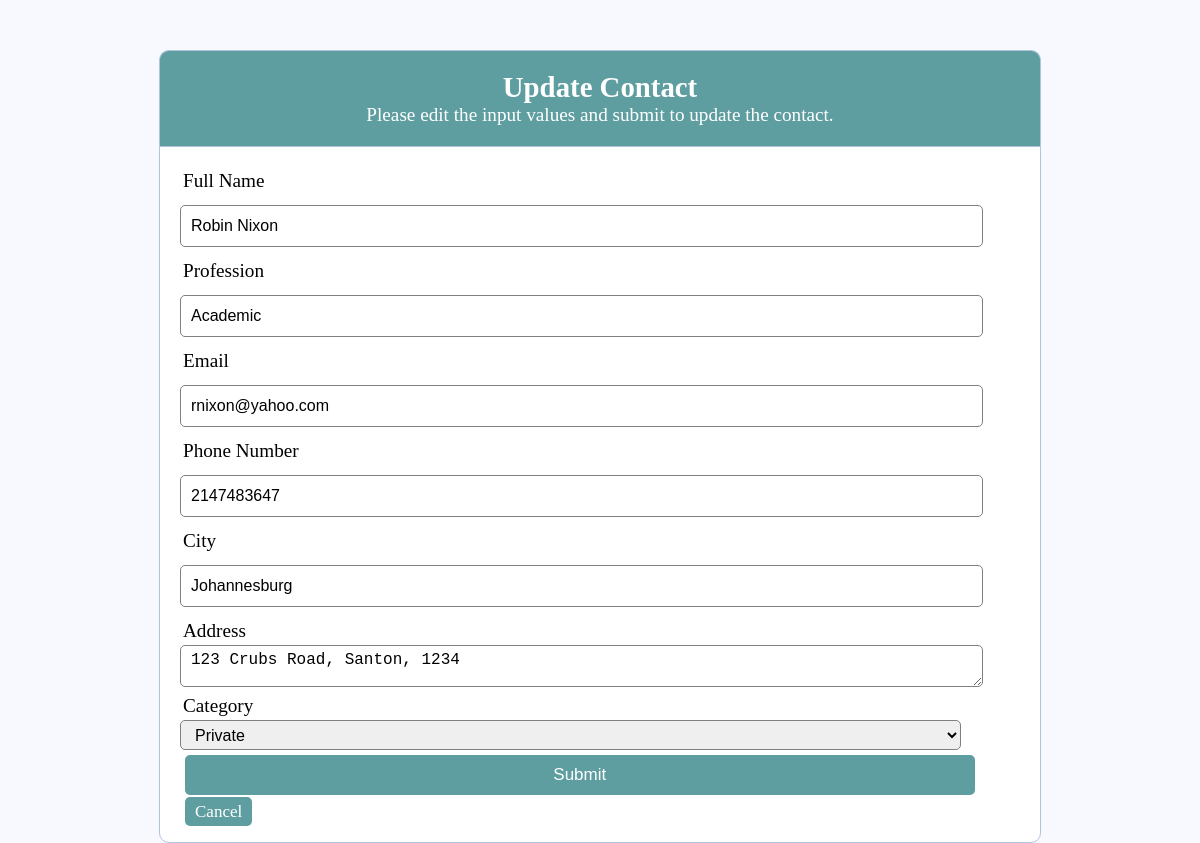
Page /update.php?id=1 on the committed database.
### tables this page shows
CREATE TABLE `contacts` (
  `id` int(11) NOT NULL,
  `fullname` varchar(100) NOT NULL,
  `profession` varchar(85) NOT NULL,
  `email` varchar(85) NOT NULL,
  `phoneNo` int(13) NOT NULL,
  `city` varchar(85) NOT NULL,
  `address` varchar(150) NOT NULL,
  `category` varchar(8) NOT NULL
);

### update.php (the view, shortened to what this page needs)
<?php
require_once "functions.php";
$fullname = $profession = $email = $phoneNo = $city = $address = $category = "";
$fullname_err = $profession_err = $email_err = $phoneNo_err = $city_err = $address_err = $category_err = "";
if(isset($_POST["id"]) && !empty($_POST["id"])){
    $id = $_POST["id"];
    $input_fullname = trim($_POST["fullname"]);
    if(empty($input_fullname)){
        $fullname_err = "Please enter a full name.";
    } elseif(!filter_var($input_fullname, FILTER_VALIDATE_REGEXP, array("options"=>array("regexp"=>"/^[a-zA-Z\s]+$/")))){
        $fullname_err = "Please enter a valid name and surname.";
    } else{
        $fullname = $input_fullname;
    }
    $input_profession = trim($_POST["profession"]);
    if(empty($input_profession)){
        $profession_err = "Please enter a profession.";
    } elseif(!filter_var($input_profession, FILTER_VALIDATE_REGEXP, array("options"=>array("regexp"=>"/^[a-zA-Z\s]+$/")))){
        $surname_err = "Please enter a valid profession.";
    } else{
        $profession = $input_profession;
    }
	$input_email = trim($_POST["email"]);
    if(empty($input_email)){
        $email_err = "Please enter an address.";
    } else{
        $email = $input_email;
    }
    $input_phoneNo = trim($_POST["phoneNo"]);
    if(empty($input_phoneNo)){
        $phoneNo_err = "Please enter the Phone Number.";
    } elseif(!ctype_digit($input_phoneNo)){
        $phoneNo_err = "Please enter a positive integer value.";
    } else{
        $phoneNo = $input_phoneNo;
    }
    $input_city = trim($_POST["city"]);
    if(empty($input_city)){
        $city_err = "Please enter a city.";
    } elseif(!filter_var($input_city, FILTER_VALIDATE_REGEXP, array("options"=>array("regexp"=>"/^[a-zA-Z\s]+$/")))){
        $city_err = "Please enter a valid city.";
    } else{
        $city = $input_city;
    }
    $input_address = trim($_POST["address"]);
    if(empty($input_address)){
        $address_err = "Please enter an address.";
    } else{
        $address = $input_address;
    }
    $input_category = trim($_POST["category"]);
    if(empty($input_category)){
        $category_err = "Please enter category.";
    } elseif(!filter_var($input_category, FILTER_VALIDATE_REGEXP, array("options"=>array("regexp"=>"/^[PrivateBusiness\s]+$/")))){
        $category_err = "Category must be Private or Business.";
    } else{
        $category = $input_category;
    }
    if(empty($fullname_err) && empty($profession_err) && empty($email_err) && empty($phoneNo_err) && empty($gender_err) && empty($address_err) && empty($category_err)){
        $sql = "UPDATE contacts SET fullname=?, profession=?, phoneNo=?, email=?, city=?, address=?, category=? WHERE id=?";
        if($stmt = mysqli_prepare($connection, $sql)){
            mysqli_stmt_bind_param($stmt, "sssssssi", $param_fullname, $param_profession, $param_phoneNo, $param_email, $param_city, $param_address, $param_category, $param_id);
            $param_fullname = $fullname;
			$param_profession = $profession;
			$param_email = $email;
			$param_phoneNo = $phoneNo;
			$param_city = $city;
            $param_address = $address;
			$param_category = $category;
            $param_id = $id;
            if(mysqli_stmt_execute($stmt)){
                echo "<script>alert('Contact is successfully updated');</script>";
                echo "<script type='text/javascript'> document.location = 'allcontacts.php'; </script>";
                exit();
            } else{
                echo "Something went wrong. Please try again later.";
            }
        }
        mysqli_stmt_close($stmt);
    }
    mysqli_close($connection);
} else{
    if(isset($_GET["id"]) && !empty(trim($_GET["id"]))){
        $sql = "SELECT * FROM contacts WHERE id = ?";
        if($stmt = mysqli_prepare($connection, $sql)){
            mysqli_stmt_bind_param($stmt, "i", $param_id);
            if(mysqli_stmt_execute($stmt)){
                $result = mysqli_stmt_get_result($stmt);
                if(mysqli_num_rows($result) == 1){
                    $row = mysqli_fetch_array($result, MYSQLI_ASSOC);
                    $fullname = $row["fullname"];
					$profession = $row["profession"];
					$email = $row["email"];
					$phoneNo = $row["phoneNo"];
					$city = $row["city"];
                    $address = $row["address"];
                } else{
                    header("location: error.php");
                    exit();
                }
            } else{
                echo "Oops! Something went wrong. Please try again later.";
            }
        }
    }  else{
        header("location: error.php");
        exit();
    }
}
?>
<!DOCTYPE html>
<html lang="en">
<head>
    <link rel="stylesheet" type="text/css" href="style.css">
</head>
<body>
    <div class="wrapper">
        <div class="container-fluid">
            <div class="row">
                <div class="col-md-12">
                    <div class="header">
                        <h2>Update Contact</h2>
                        <p>Please edit the input values and submit to update the contact.</p>
                    </div>
                    <form action="<?php echo htmlspecialchars(basename($_SERVER['REQUEST_URI'])); ?>" method="post">
                        <div class="input-group <?php echo (!empty($fullname_err)) ? 'has-error' : ''; ?>">
                            <label>Full Name</label>
                            <input type="text" name="fullname" class="form-control" placeholder="Full Name" value="<?php echo $fullname; ?>">
                        </div>
						<div class="input-group <?php echo (!empty($profession_err)) ? 'has-error' : ''; ?>">
                            <label>Profession</label>
                            <input type="text" name="profession" class="form-control" placeholder="Profession" value="<?php echo $profession; ?>">
                        </div>
						<div class="input-group <?php echo (!empty($email_err)) ? 'has-error' : ''; ?>">
                            <label>Email</label>
                            <input type="email" name="email" class="form-control" placeholder="Email Address" value="<?php echo $email; ?>">
                        </div>
						<div class="input-group <?php echo (!empty($phoneNo_err)) ? 'has-error' : ''; ?>">
                            <label>Phone Number</label>
                            <input type="text" name="phoneNo" class="form-control" placeholder="Phone Number" value="<?php echo $phoneNo; ?>">
                        </div>
                        <div class="input-group <?php echo (!empty($city_err)) ? 'has-error' : ''; ?>">
                            <label>City</label>
                            <input type="text" name="city" class="form-control" placeholder="City" value="<?php echo $city; ?>">
                        </div>
						<div class="input-group <?php echo (!empty($address_err)) ? 'has-error' : ''; ?>">
                            <label>Address</label>
                            <textarea name="address" class="form-control" placeholder="Address"><?php echo $address; ?></textarea>
                        </div>
                        <div class="input-group <?php echo (!empty($category_err)) ? 'has-error' : ''; ?>">
                            <label>Category</label>
                            <select name="category" size="1"> <option value="Private">Private</option>
							<option value="Business">Business</option></select>
                        </div>
                        <input type="submit" class="btn btn-primary" value="Submit">
                        <a href="allcontacts.php" class="btn btn-default">Cancel</a>
                    </form>
                </div>
            </div>
        </div>
    </div>
</body>
</html>

### style.css (style rules this page uses)
* { margin: 0px; padding: 0px; }
body { font-size: 120%; background: #F8F8FF; }
.header { width: 70%; margin: 50px auto 0px; color: white; background: #5F9EA0; text-align: center; border: 1px solid #B0C4DE; border-bottom: none; border-radius: 10px 10px 0px 0px; padding: 20px; }
form { width: 70%; margin: 0px auto; padding: 20px; border: 1px solid #B0C4DE; background: white; border-radius: 0px 0px 10px 10px; }
.input-group label { display: block; text-align: left; margin: 3px; }
.input-group input { margin: 10px 0px 10px 0px; height: 30px; width: 93%; padding: 5px 10px; font-size: 16px; border-radius: 5px; border: 1px solid gray; }
.input-group select { height: 30px; width: 93%; padding: 5px 10px; font-size: 16px; border-radius: 5px; border: 1px solid gray; }
.input-group textarea { height: 30px; width: 93%; padding: 5px 10px; font-size: 16px; border-radius: 5px; border: 1px solid gray; }
.btn { margin: 5px; height: 40px; width: 94%; padding: 5px 10px; font-size: 17px; color: white; background: #5F9EA0; border: none; border-radius: 5px; }
a { margin: 0px auto; padding: 5px; text-decoration: none; }

### rows in the picture
contacts: fullname "Robin Nixon", profession "Academic", email "rnixon@yahoo.com", phoneNo "2147483647", city "Johannesburg", address "123 Crubs Road, Santon, 1234"
